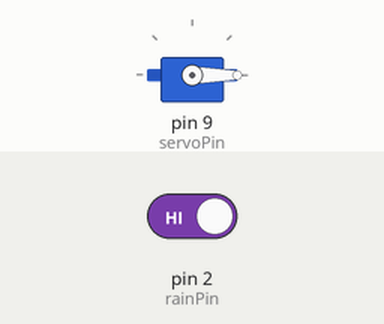
The sketch below on a simulated Arduino Uno, built with avr-gcc and run on an emulated ATmega328P. On the bench: servo. Inputs (shaded band) come from the test bench; at power-on: pin 2 (rainPin) HIGH.

Above: at 1.8 s.
1.9 s: pin 2 (rainPin) driven LOW
At 2.8 s:
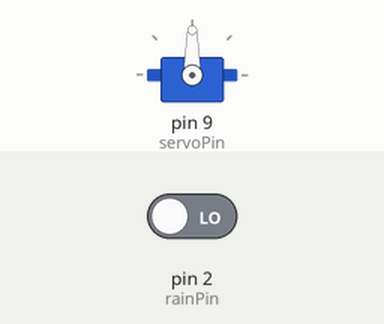
3.5 s: pin 2 (rainPin) driven HIGH
At 3.9 s:
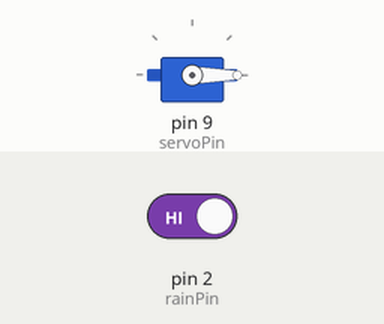
Timing chart, 0 to 6.5 s (numbered marks = the images above; inputs shaded):
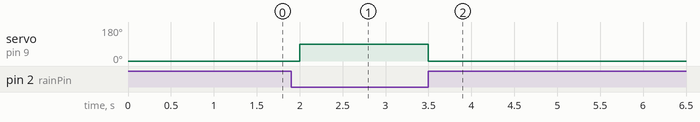

The sketch:

rainDrop.ino
```cpp
#include <Servo.h>

Servo myServo;

int rainPin = 2;
int servoPin = 9;

void setup() {
  pinMode(rainPin, INPUT);
  myServo.attach(servoPin);
  myServo.write(0);   // कपड़े बाहर
}

void loop() {
  int rainStatus = digitalRead(rainPin);

  if (rainStatus == LOW) {
    // बारिश हो रही है
    myServo.write(90);   // कपड़े अंदर
  } else {
    // बारिश नहीं
    myServo.write(0);    // कपड़े बाहर
  }

  delay(500);
}
```

Measured:
- after the input at 1.9 s, servo on pin 9 (servoPin): 0° → 90° after 0.10 s
- after the input at 3.5 s, servo on pin 9 (servoPin): 90° → 0° at once
